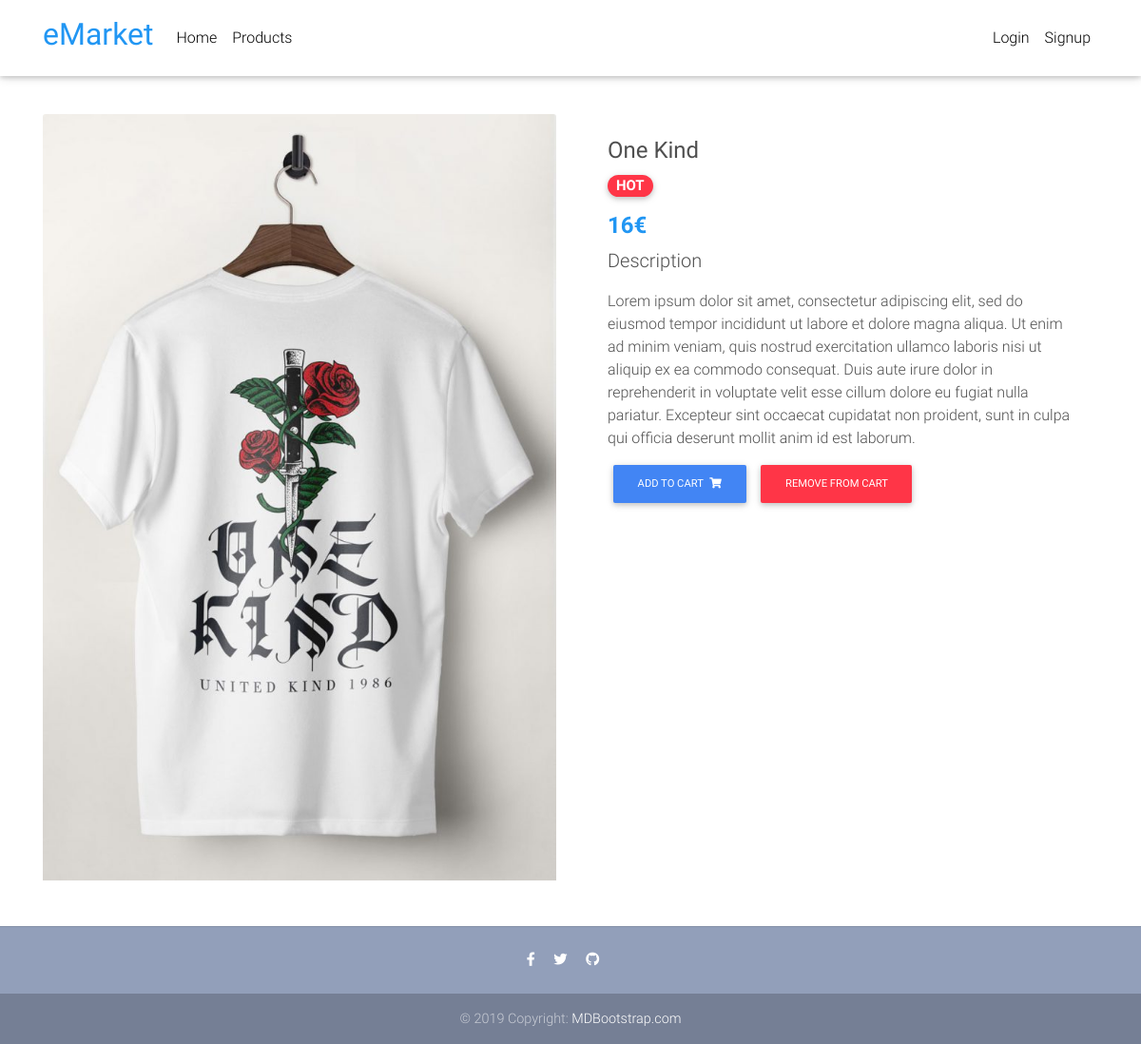
The app's page /product/ESAPC-5/ with its own data.
### products/models.py (models this page shows, shortened)
class Item(models.Model):
    title = models.CharField(max_length=100)
    slug = models.SlugField()
    category = models.ManyToManyField(Category)
    label = models.CharField(choices=LABEL_CHOICES, blank=True, null=True, max_length=1)
    price = models.IntegerField()
    discount = models.IntegerField(blank=True, null=True)
    description = models.TextField()
    def get_absolute_url(self):
        return reverse("products:product", kwargs={
            "slug": self.slug
        })
    def get_add_to_cart_url(self):
        return reverse("products:add-to-cart", kwargs={
            "slug": self.slug
        })
    def get_remove_from_cart_url(self):
        return reverse("products:remove-from-cart", kwargs={
            "slug": self.slug
        })

### products/views.py (the view)
# urls.py: path('product/<slug>/', views.ItemDetailView.as_view(), name='product'),
class ItemDetailView(DetailView):
    model = Item
    template_name = "product.html"

### products/templates/product.html (shortened to what this page needs)
{% load static %}
{% load i18n %}
{% load cart_count_tag %}
<!DOCTYPE html>
<html lang="en">
<head>
  <link rel="stylesheet" href="https://use.fontawesome.com/releases/v5.11.2/css/all.css">
  <link href="{% static 'css/bootstrap.min.css' %}" rel="stylesheet">
  <link href="{% static 'css/mdb.min.css' %}" rel="stylesheet">
  <link href="{% static 'css/style.min.css' %}" rel="stylesheet">
</head>
<body>
  <nav class="navbar fixed-top navbar-expand-lg navbar-light white scrolling-navbar">
    <div class="container">
      <a class="navbar-brand waves-effect" class="nav-link waves-effect" href="/..">
        <h2><strong class="blue-text">eMarket</strong></h2>
      </a>
      <div class="collapse navbar-collapse" id="navbarSupportedContent">
        <ul class="navbar-nav mr-auto">
          <li class="nav-item">
            <a class="nav-link waves-effect" href="/..">{% trans "Home" %}
            </a>
          </li>
          <li class="nav-item">
            <a class="nav-link waves-effect" href="/../product-list/">{% trans "Products" %}
            </a>
          </li>
        </ul>
        <ul class="navbar-nav nav-flex-icons">
          {% if request.user.is_authenticated %}
          <li class="nav-item">
            <p style="margin-top: 8px; margin-right: 15px;">{% trans "Welcome back" %} {{ request.user|title }}!</p>
          </li>
          <li class="nav-item">
            <a href="/order-summary/" class="nav-link waves-effect">
              <span class="badge red z-depth-1 mr-1"> {{ request.user|cart_item_count }} </span>
              <i class="fas fa-shopping-cart"></i>
              <span class="clearfix d-none d-sm-inline-block"> {% trans "Cart" %} </span>
            </a>
          </li>
          <li class="nav-item">
            <a class="nav-link waves-effect" href="{% url 'account_logout' %}">
              <span class="clearfix d-none d-sm-inline-block"> {% trans "Logout" %} </span>
            </a>
          </li>
          {% else %}
          <li class="nav-item">
            <a class="nav-link waves-effect" href="{% url 'account_login' %}">
              <span class="clearfix d-none d-sm-inline-block"> {% trans "Login" %} </span>
            </a>
          </li>
          <li class="nav-item">
            <a class="nav-link waves-effect" href="{% url 'account_signup' %}">
              <span class="clearfix d-none d-sm-inline-block"> {% trans "Signup" %} </span>
            </a>
          </li>
          {% endif %}
        </ul>
      </div>
    </div>
  </nav>
  <main class="mt-5 pt-4">
    <div class="container dark-grey-text mt-5">
      <div class="row wow fadeIn">
        <div class="col-md-6 mb-4">
          {% with 'img/merchandise/'|add:item.title|add:'.jpg' as image_static %}
            <img src="{% static image_static %}" class="card-img-top" alt="">
          {% endwith %}
        </div>
        <div class="col-md-6 mb-4">
          <div class="p-4">
            <div class="mb-3">
              <h4>
                <strong>
                  <a href="{{ item.get_absolute_url }}" class="dark-grey-text">{{ item.title }}</a>
                </strong>
              </h4>
              <a href="" class="grey-text">
                <h5>
                  <strong>
                    {% if item.get_label_display == "primary" %}
                      <span class="badge badge-pill {{ item.get_label_display }}-color">{% trans "NEW" %}</span>
                    {% elif item.get_label_display == "danger" %}
                      <span class="badge badge-pill {{ item.get_label_display }}-color">{% trans "HOT" %}</span>
                    {% endif %}
                  </strong>
                </h5>
              </a>
            </div>
            <h4 class="font-weight-bold blue-text">
              {% if item.discount != null %}
                <strong>{{ item.discount }}€</strong>
                <span class="mr-1">
                  <del style="color:gray;">{{ item.price }}€</del>
                </span>
              {% else %}
                <strong>{{ item.price }}€</strong>
              {% endif %}
            </h4>
            <p class="lead">{% trans "Description" %}</p>
            <p>{{ object.description }}</p>
            <a href="{{ object.get_add_to_cart_url }}" class="btn btn-primary btn-md my-0 p">{% trans "Add to cart" %}
              <i class="fas fa-shopping-cart ml-1"></i>
            </a>
            <a href="{{ object.get_remove_from_cart_url }}" class="btn btn-danger btn-md my-0 p">{% trans "Remove from cart" %}</a>
          </div>
        </div>
      </div>
    </div>
  </main>
  <footer class="page-footer text-center font-small mt-4 wow fadeIn">
    <hr class="my-4">
    <div class="pb-4">
      <a href="https://www.facebook.com/tony.prapas/" target="_blank">
        <i class="fab fa-facebook-f mr-3"></i>
      </a>
      <a href="https://twitter.com/TonyPr99" target="_blank">
        <i class="fab fa-twitter mr-3"></i>
      </a>
      <a href="https://github.com/PrapasAntonis99/eShop" target="_blank">
        <i class="fab fa-github mr-3"></i>
      </a>
    </div>
    <div class="footer-copyright py-3">
      © 2019 Copyright:
      <a href="https://mdbootstrap.com/education/bootstrap/" target="_blank"> MDBootstrap.com </a>
    </div>
  </footer>
</body>
</html>

### records on screen
Item: title "One Kind", price "16", description "Lorem ipsum dolor sit amet, consectetur adipiscing elit, sed do eiusmod tempor incididunt ut labore et dolore magna aliqua. Ut enim ad minim veniam, quis nostrud exercitation ullamco laboris nisi ut aliquip ex ea commodo consequat. Duis aute irure dolor in reprehenderit in voluptate velit esse cillum dolore eu fugiat nulla pariatur. Excepteur sint occaecat cupidatat non proident, sunt in culpa qui officia deserunt mollit anim id est laborum."
